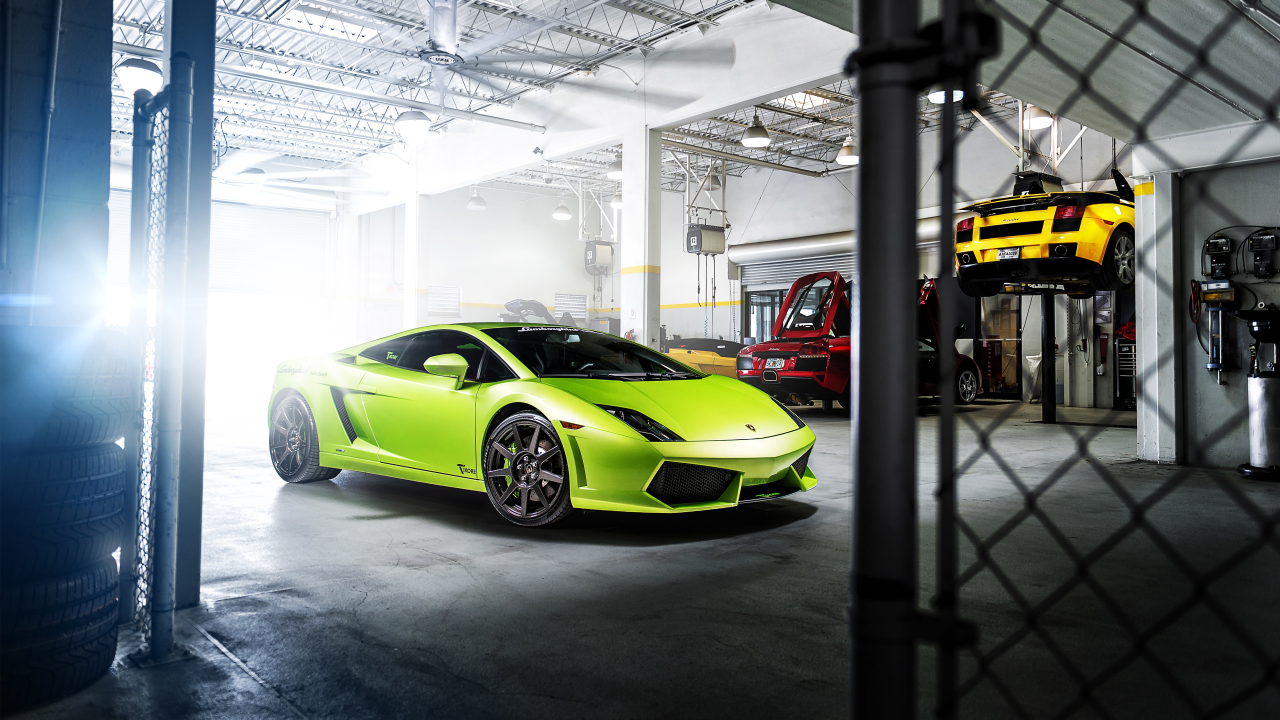
#> input picture 685721.jpg, 3840 x 2160 px, given in place of 685721.png, which was not available (shown at 1/3 size)
$ python c.py
#> lines starting #> are read from the running program, lines starting #| are printed output that depends on the picture; pictures that were not available may be replaced by others from this repository, and a replacement may not be noted
from PIL import Image
def main():
 try:
#Relative Path
  img = Image.open("685721.png")
#> img is the input picture: PIL image 3840x2160 RGB; mean R, G, B 113.4, 120.6, 117.7
#Angle given
  img = img.rotate(180)
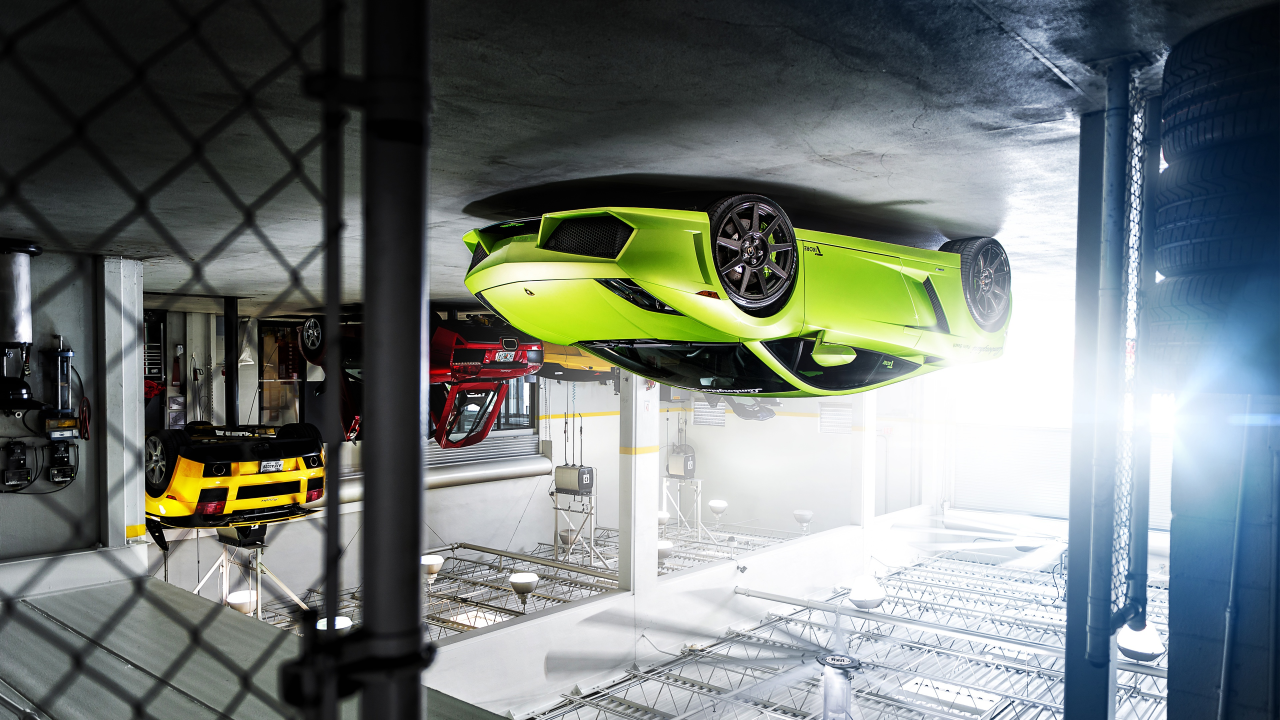
#> img: PIL image 3840x2160 RGB (shown at 1/3 size); mean R, G, B 113.4, 120.6, 117.7
#Saved in the same relative location
  img.save("rotated_picture.jpg")
  width, height = img.size
#> width = 3840; height = 2160
  area = (0, 0, width/2, height/2)
#> area = (0, 0, 1920, 1080)
  img = img.crop(area)
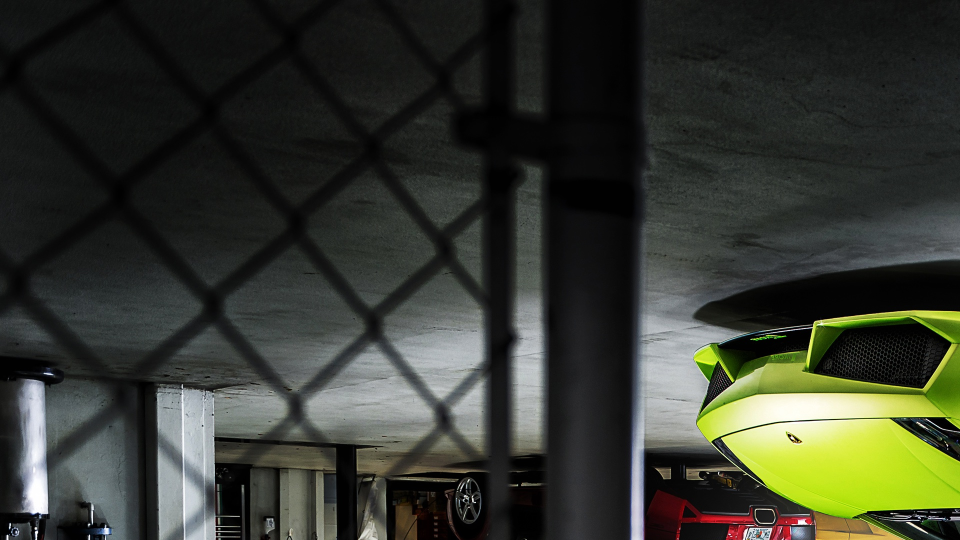
#> img: PIL image 1920x1080 RGB (shown at 1/2 size); mean R, G, B 53.4, 56.7, 46.8
#Saved in the same relative location
  img.save("cropped_picture.jpg")
# Relative Path
  width, height = img.size
#> width = 1920; height = 1080
  img = img.resize((width/2, height/2))
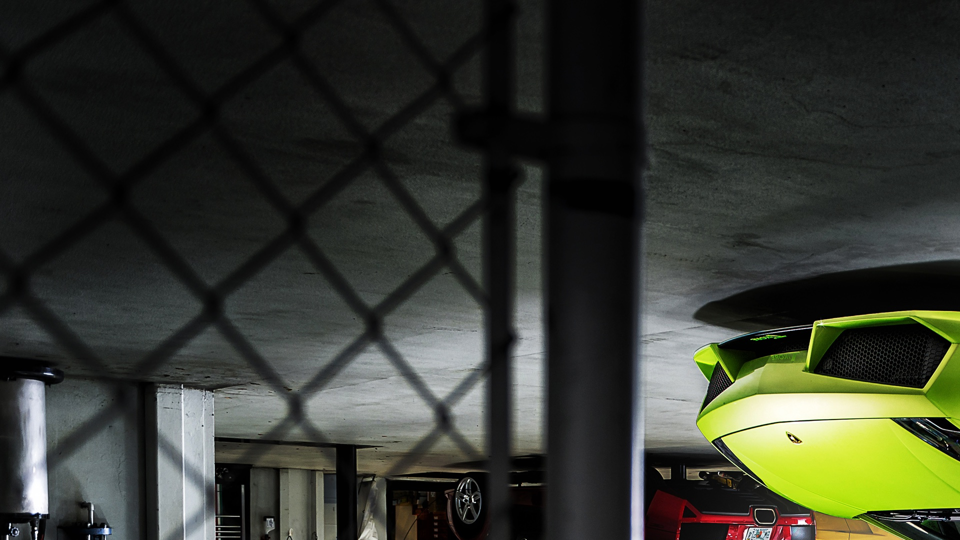
#> img: PIL image 960x540 RGB; mean R, G, B 53.4, 56.7, 46.8
# Saved in the same relative location
  img.save("resized_picture.jpg")
 except IOError:
  pass
if __name__ == "__main__":
 main()
